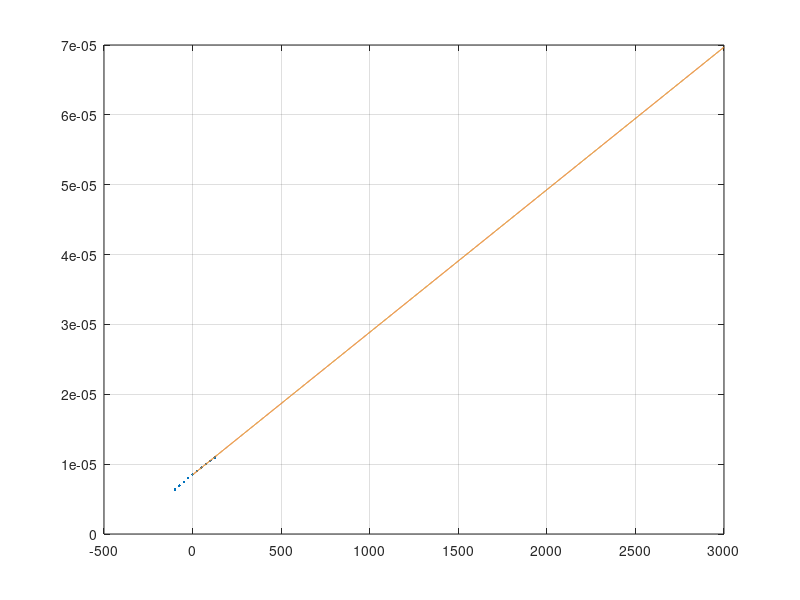

This figure's MATLAB source:
%viscosity
%https://h2tools.org/hyarc/hydrogen-data/hydrogen-viscosity-different-temperatures-and-pressures

V = [6.3447,6.9143,7.4668,8.0031,8.5245,9.0321,9.5270,10.010,10.483,10.945].*1e-6;
T_C= [-100,-75,-50,-25,0,25,50,75,100,125] ;
T_K = T_C +273.15;
xx = 0:.25:3000;
%yy = spline(T_C,V,xx);
p = polyfit(T_C,V,1);

poly = p(1).*xx + p(2);
y1 = polyval(p,xx);

%[val, idx] = find(xx = 400);

figure (1)
hold on; box on; grid on;
plot (T_C,V,'.')
plot (xx,y1)
plot (xx,poly,'--')
